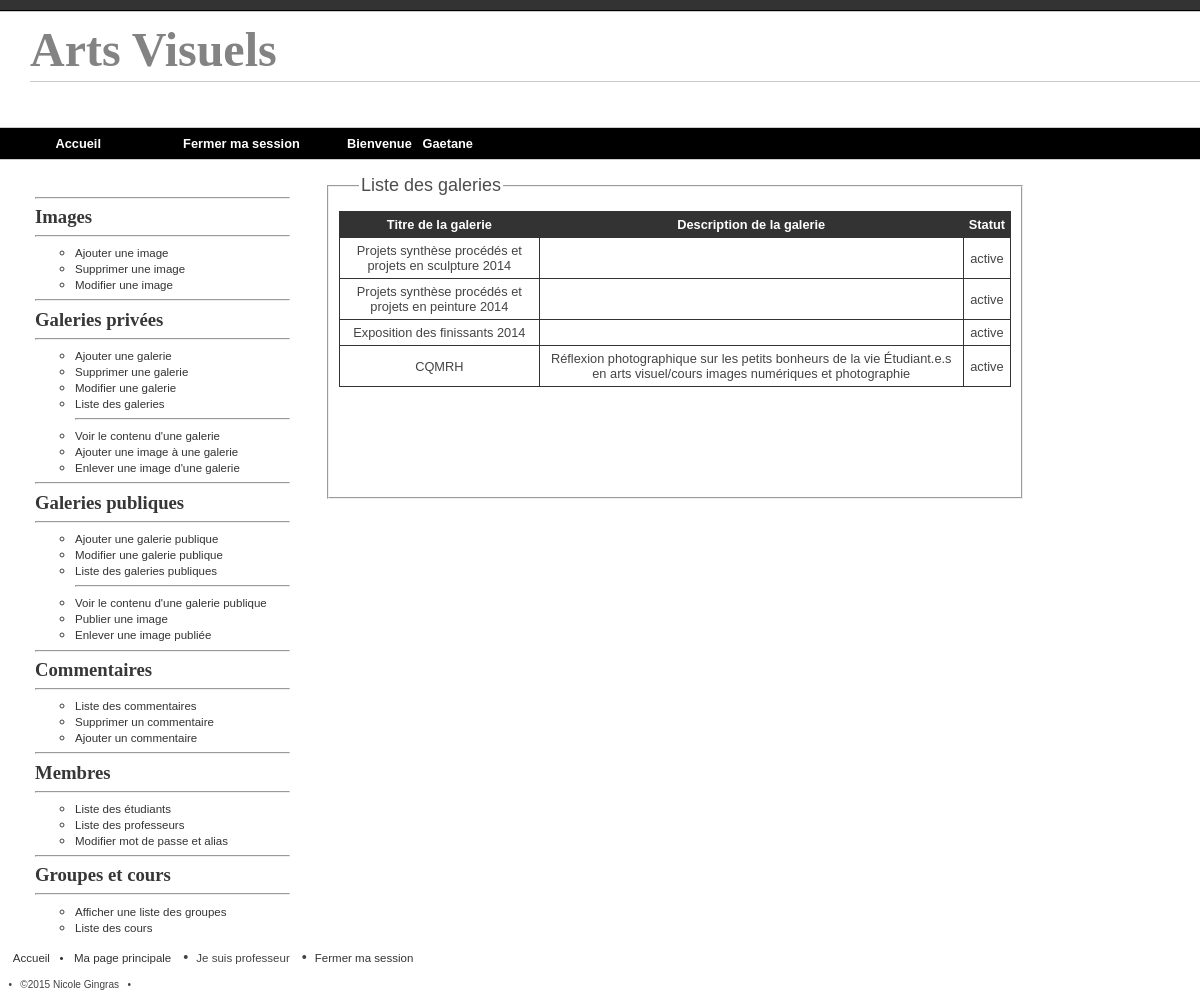
Screenshot of /pageGaleriePubliqueListe.php (signed in) with the database file from the repository.
### tables this page shows
CREATE TABLE IF NOT EXISTS `galeries_publiques` (
  `idgaleries_publiques` int(11) NOT NULL AUTO_INCREMENT,
  `titregalerie` varchar(100) NOT NULL,
  `descriptiongalerie` text,
  `publique_privee` int(11) NOT NULL DEFAULT '1',
  `dossier` varchar(10) NOT NULL DEFAULT 'publique',
  `status` int(11) NOT NULL DEFAULT '0',
  PRIMARY KEY (`idgaleries_publiques`)
);

### metier/rechercherGalerie.class.php (called while the page is built, shortened)
<?php
include_once "select.class.php";
class RechercherGalerie extends Select{
	private $select;
	function __construct() {
		$this->select = new Select();
	}
	function afficherGaleriesPubliques(){
		$procedureStockee= "afficher_galeries_publiques()";
		$liste = $this->select->callTous($procedureStockee);
		return $liste;
	}
}

### metier/select.class.php (called while the page is built, shortened)
<?php
class Select extends Connexion{
	private $connexion;
	function __construct() {
		$this->connexion = new Connexion();
	}
	public function callTous($procedureStockee) {
		try {
			$requete = $this->connexion->prepare("CALL $procedureStockee");
			$requete->execute();
			$nbLigne = $requete->fetchAll();
			return $nbLigne;
			$this->connexion = null;
		}
		catch (PDOException $e) {
			echo "<p>Erreur: " . $e->getMessage() . "</p>";
		}
	}
}
?>

### metier/rechercherGaleries.php (the view, shortened to what this page needs)
<?php
$type = $_POST['type'];
include_once 'rechercherGalerie.class.php';
$cherche = new RechercherGalerie;
switch ($type):
case "publique":
	$liste=$cherche->afficherGaleriesPubliques();
	echo "<table>";
	echo "<tr>";
	echo "<th>Titre de la galerie</th>";
	echo "<th>Description de la galerie</th>";
	echo "<th>Statut</th>";
	echo "</tr>";
	foreach($liste as $ligne) {
		echo "<tr>";
		echo "<td>" . $ligne['titregalerie'] . "</td>";
		echo "<td>" . $ligne['descriptiongalerie'] . "</td>";
		echo "<td>";
		switch ($ligne['status']) {
			case 0:
			echo "active";
			break;
		}
		echo  "</td>";
		echo "</tr>";
	}
	echo "</table>";
	break;
	endswitch;

### css/style.css (style rules this page uses)
body { background-color: #888888; width: 960px; border-top: 1px solid black; }
html { margin: 0; padding: 0; background: #333; font-family: Helvetica, sans-serif; font-size:12.0pt; }
body { margin: auto; margin-top: 10px; padding-bottom: 5px; width: 1200px; border-top: 1px solid black; border-bottom: none; background: white; }
table { font-size: .8em; border: 1px solid #333; min-width: 450px; width:100%; border-collapse: collapse; padding: 5px; }
td,th { color: #444444; border: 1px solid #333; text-align: center; overflow: hidden; padding: 5px; }
th { background: #333; color: white; }
.clearfix:after { content: ""; clear: both; display: block; }

### rows the page displays
galeries_publiques: titregalerie "Projets synthèse procédés et projets en sculpture 2014", status "active"
galeries_publiques: titregalerie "Projets synthèse procédés et projets en peinture 2014", status "active"
galeries_publiques: titregalerie "Exposition des finissants 2014", status "active"
galeries_publiques: titregalerie "CQMRH", descriptiongalerie "Réflexion photographique sur les petits bonheurs de la vie Étudiant.e.s en arts visuel/cours images numériques et photographie", status "active"

### other values shown
$_SESSION['prenom'] "Gaetane"
